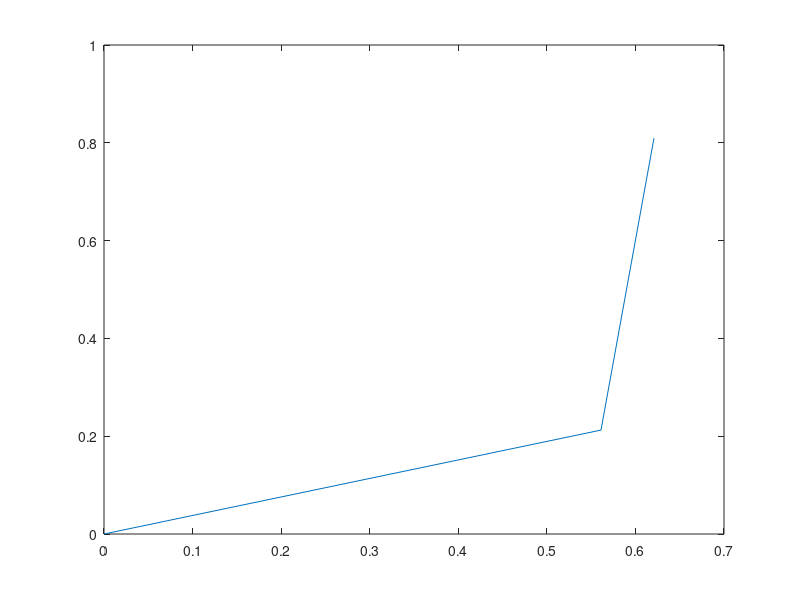

This chart was generated by the following MATLAB code:
%% Parametros
clc; clear; close all;
% m1 = 2.2;
% m2 = 2.2;
% mp = 2;
% 
L1 = 0.6;
L2 = 0.6;
% l1 = 0.3;
% l2 = 0.3;
% I1 = 0.066;
% I2 = 0.066;
% g = 9.81;

x = 0.72;
y = 1;

r = sqrt(x^2+y^2);
beta = (r^2-L1^2-L2^2)/(2*L1*L2);
alpha = y/x;
gama = (L1^2+r^2-L2^2)/(2*L1*r);

theta1 = rad2deg(alpha-gama);
theta2 = rad2deg(beta);

px1 = L1*cosd(theta1);
px2 = px1+L2*cosd(theta1+theta2);
py1 = L1*sind(theta1);
py2 = py1+L2*sind(theta1+theta2);

L1_calc = sqrt(px1^2+py1^2)
L2_calc = sqrt((px2-px1)^2+(py2-py1)^2)

px = [0 px1 px2];
py = [0 py1 py2];
plot(px,py);